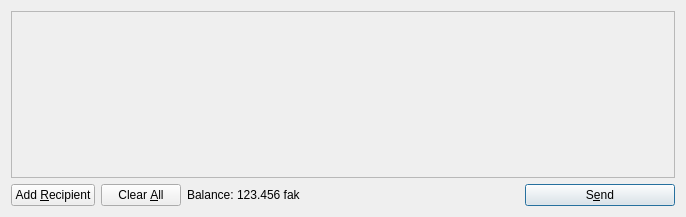
<?xml version="1.0" encoding="UTF-8"?>
<ui version="4.0">
 <class>SendCoinsDialog</class>
 <widget class="QDialog" name="SendCoinsDialog">
  <property name="geometry">
   <rect>
    <x>0</x>
    <y>0</y>
    <width>686</width>
    <height>217</height>
   </rect>
  </property>
  <property name="windowTitle">
   <string>Send Coins</string>
  </property>
  <layout class="QVBoxLayout" name="verticalLayout">
   <item>
    <widget class="QScrollArea" name="scrollArea">
     <property name="widgetResizable">
      <bool>true</bool>
     </property>
     <widget class="QWidget" name="scrollAreaWidgetContents">
      <property name="geometry">
       <rect>
        <x>0</x>
        <y>0</y>
        <width>666</width>
        <height>165</height>
       </rect>
      </property>
      <layout class="QVBoxLayout" name="verticalLayout_2">
       <property name="margin">
        <number>0</number>
       </property>
       <item>
        <layout class="QVBoxLayout" name="entries">
         <property name="spacing">
          <number>6</number>
         </property>
        </layout>
       </item>
       <item>
        <spacer name="verticalSpacer">
         <property name="orientation">
          <enum>Qt::Vertical</enum>
         </property>
         <property name="sizeHint" stdset="0">
          <size>
           <width>20</width>
           <height>40</height>
          </size>
         </property>
        </spacer>
       </item>
      </layout>
     </widget>
    </widget>
   </item>
   <item>
    <layout class="QHBoxLayout" name="horizontalLayout">
     <item>
      <widget class="QPushButton" name="addButton">
       <property name="toolTip">
        <string>Send to multiple recipients at once</string>
       </property>
       <property name="text">
        <string>Add &amp;Recipient</string>
       </property>
       <property name="icon">
        <iconset resource="../bitcoin.qrc">
         <normaloff>:/icons/add</normaloff>:/icons/add</iconset>
       </property>
       <property name="autoDefault">
        <bool>false</bool>
       </property>
      </widget>
     </item>
     <item>
      <widget class="QPushButton" name="clearButton">
       <property name="sizePolicy">
        <sizepolicy hsizetype="Minimum" vsizetype="Fixed">
         <horstretch>0</horstretch>
         <verstretch>0</verstretch>
        </sizepolicy>
       </property>
       <property name="toolTip">
        <string>Remove all transaction fields</string>
       </property>
       <property name="text">
        <string>Clear &amp;All</string>
       </property>
       <property name="icon">
        <iconset resource="../bitcoin.qrc">
         <normaloff>:/icons/remove</normaloff>:/icons/remove</iconset>
       </property>
       <property name="autoRepeatDelay">
        <number>300</number>
       </property>
       <property name="autoDefault">
        <bool>false</bool>
       </property>
      </widget>
     </item>
     <item>
      <layout class="QHBoxLayout" name="horizontalLayout_2">
       <property name="spacing">
        <number>3</number>
       </property>
       <item>
        <widget class="QLabel" name="label">
         <property name="text">
          <string>Balance:</string>
         </property>
        </widget>
       </item>
       <item>
        <widget class="QLabel" name="labelBalance">
         <property name="cursor">
          <cursorShape>IBeamCursor</cursorShape>
         </property>
         <property name="text">
          <string>123.456 fak</string>
         </property>
         <property name="textInteractionFlags">
          <set>Qt::LinksAccessibleByMouse|Qt::TextSelectableByKeyboard|Qt::TextSelectableByMouse</set>
         </property>
        </widget>
       </item>
      </layout>
     </item>
     <item>
      <spacer name="horizontalSpacer">
       <property name="orientation">
        <enum>Qt::Horizontal</enum>
       </property>
       <property name="sizeHint" stdset="0">
        <size>
         <width>40</width>
         <height>20</height>
        </size>
       </property>
      </spacer>
     </item>
     <item>
      <widget class="QPushButton" name="sendButton">
       <property name="minimumSize">
        <size>
         <width>150</width>
         <height>0</height>
        </size>
       </property>
       <property name="toolTip">
        <string>Confirm the send action</string>
       </property>
       <property name="text">
        <string>S&amp;end</string>
       </property>
       <property name="icon">
        <iconset resource="../bitcoin.qrc">
         <normaloff>:/icons/send</normaloff>:/icons/send</iconset>
       </property>
       <property name="default">
        <bool>true</bool>
       </property>
      </widget>
     </item>
    </layout>
   </item>
  </layout>
 </widget>
 <resources>
  <include location="../bitcoin.qrc"/>
 </resources>
 <connections/>
</ui>
